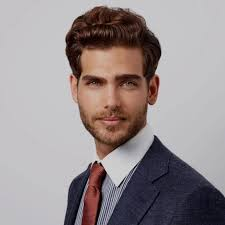
#> input picture download.jpg, 225 x 225 px
$ python prac5.py
#> lines starting #> are read from the running program, lines starting #| are printed output that depends on the picture
import cv2
import numpy as np
img=cv2.imread("download.jpg")
#> img is the input picture: shape (225, 225, 3); mean B, G, R 144.2, 143.1, 152.4

height, width = img.shape[:2]
#> height = 225; width = 225
print(height)
#| 225
print(width)
#| 225

quater_heigth, quater_width= height/4, width/4
#> quater_heigth = 56.25; quater_width = 56.25
print(quater_heigth)
#| 56.25
print(quater_width)
#| 56.25

T= np.array([[1,0,quater_width],[0,1,quater_heigth]])
#> T = [[1, 0, 56.25], [0, 1, 56.25]]
print(T)
#| [[ 1.    0.   56.25]
#|  [ 0.    1.   56.25]]

#warpAffine Transformation - Width and height aere linear
#warpNon Affine Transformation- Width and hight are not linear

#Image Translation

img_translation= cv2.warpAffine(img, T, (width, height))
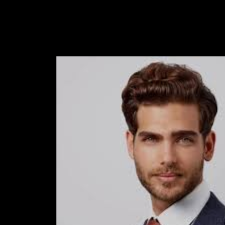
#> img_translation: shape (225, 225, 3); mean B, G, R 80.7, 82.7, 90.7
cv2.imshow("Orignal",img)
cv2.waitKey(0)

cv2.imshow("Again",img_translation)
cv2.waitKey(0)


cv2.destroyAllWindows()
